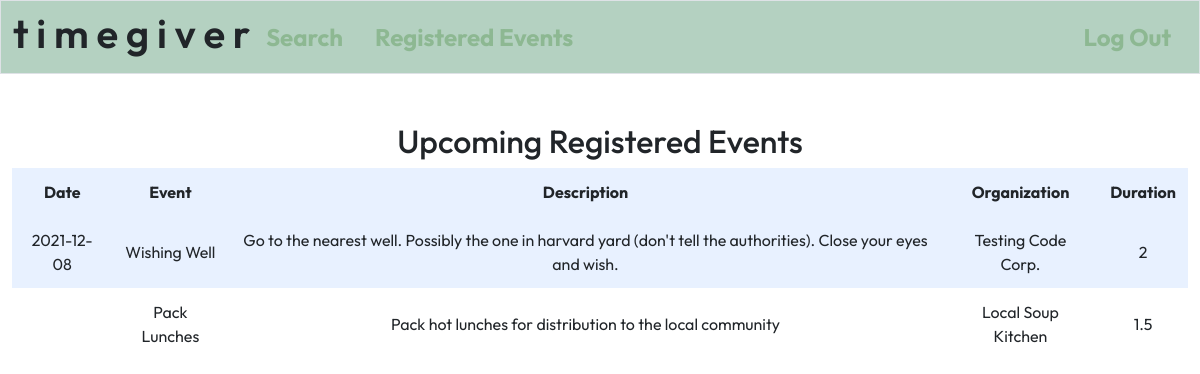
Screenshot of /upcoming (signed in) with the database file from the repository.
### tables this page shows
CREATE TABLE 'openings' ('id' INTEGER PRIMARY KEY AUTOINCREMENT NOT NULL, 'org_id' INTEGER NOT NULL, 'name' TEXT NOT NULL, 'duration' INTEGER NOT NULL, 'date' DATETIME NOT NULL DEFAULT CURRENT_DATE, 'type' TEXT, 'description' TEXT, keywords varchar(225));

CREATE TABLE 'orgs' ('org_id' INTEGER PRIMARY KEY AUTOINCREMENT NOT NULL, 'user' TEXT NOT NULL,'name' TEXT,'email' TEXT, 'hash'  TEXT NOT NULL  );

### app.py (the view)
@app.route("/upcoming", methods=["GET", "POST"])
def upcoming():
    events = {}
    event_ids = db.execute("SELECT DISTINCT opening_id FROM signup WHERE user_id = ?", session["user_id"])
    for i in range(len(event_ids)):
        event_info = db.execute("SELECT org_id, name, date, description, duration FROM openings WHERE id = ?", event_ids[i]['opening_id'])
        orgname = db.execute("SELECT name FROM orgs WHERE org_id = ?", event_info[0]['org_id'])[0]['name']
        events[i] = [event_info[0]["date"], event_info[0]["name"], event_info[0]["description"], orgname, event_info[0]["duration"]]
    return render_template("upcoming.html", events=events)

### app.py (called while the page is built)
@app.after_request
def after_request(response):
    response.headers["Cache-Control"] = "no-cache, no-store, must-revalidate"
    response.headers["Expires"] = 0
    response.headers["Pragma"] = "no-cache"
    return response

### templates/upcoming.html (shortened to what this page needs)
{% extends "layout.html" %}
{% block main %}
<h2>Upcoming Registered Events</h2>
<table>
        <tr>
            <th>Date</th>
            <th>Event</th>
            <th>Description</th>
            <th>Organization</th>
            <th>Duration</th>
        </tr>
    <tbody>
    {% for i in events %}
    <tr>
        <td>{{ events[i][0] }}</td>
        <td>{{ events[i][1] }}</td>
        <td>{{ events[i][2] }}</td>
        <td>{{ events[i][3] }}</td>
        <td>{{ events[i][4] }}</td>
    </tr>
    {% endfor %}
    </tbody>
</table>
{% endblock %}

### static/styles.css (style rules this page uses)
table { background-color: transparent; margin-bottom: 1rem; width: 100%; }
table th, table td { padding: 0.75rem; vertical-align: middle; }
tbody tr:nth-of-type(odd) { background-color: rgb(179, 208, 255, 0.3) }
body { font-family: 'Outfit', sans-serif; }

### rows the page displays
openings: date "2021-12-08", name "Wishing Well", description "Go to the nearest well. Possibly the one in harvard yard (don't tell the authorities). Close your eyes and wish."
orgs: name "Testing Code Corp."
openings: name "Pack Lunches", description "Pack hot lunches for distribution to the local community", duration "1.5"
orgs: name "Local Soup Kitchen"

### other values shown
{{ events[i][4] }} "2"
